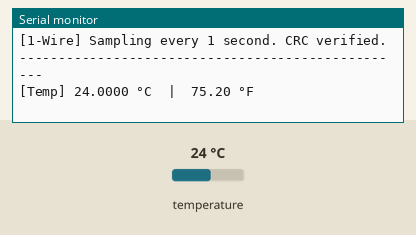
Bench run of a sketch on a simulated Arduino Uno, built with avr-gcc and run on an emulated ATmega328P. Shown: the last lines printed to the serial monitor. Wiring (inferred from the names in the program): DS18B20 sensor: data pin 2. The inputs (shaded band) are chosen by the test bench; at power-on: temperature 24 °C.

Above: at 1.2 s.
1.3 s: temperature set to 12 °C
At 3.0 s:
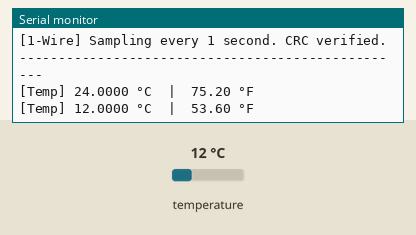
3.7 s: temperature set to 19 °C
At 5.4 s:
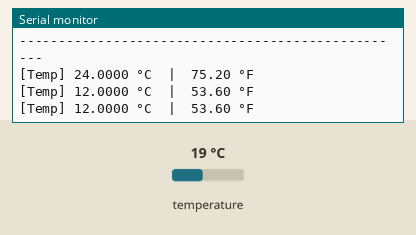
Timing chart, 0 to 6.9 s (numbered marks = the images above; inputs shaded):
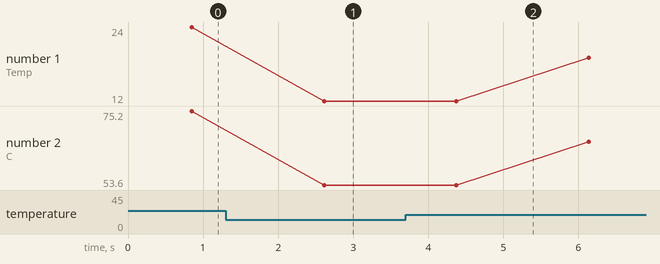

The sketch:

Day_63_DS18B20_1Wire.ino
```cpp
/*
 * 100 Projects with Arduino - Day 63
 * Project: DS18B20 1-Wire Temperature Sensor (1-Wire Protocol from Scratch)
 *
 * DESCRIPTION:
 * This project implements the complete Dallas/Maxim 1-Wire protocol entirely in
 * software (bit-banging), without any library. The DS18B20 digital thermometer
 * communicates over a single data wire using strict timing sequences for:
 *   - Reset Pulse & Presence Detect
 *   - ROM Command: Skip ROM (0xCC) — broadcast to all devices
 *   - Function Command: Convert T (0x44) — start temperature conversion
 *   - Function Command: Read Scratchpad (0xBE) — read 9 bytes including temperature
 *   - CRC-8 (Dallas/Maxim polynomial 0x31) verification of scratchpad data
 *
 * 1-WIRE PROTOCOL TIMING (Standard Speed):
 *   Reset Pulse:       Pull LOW for >= 480 us
 *   Presence Detect:   DS18B20 pulls LOW for 60-240 us after release
 *   Write 1 Bit:       Pull LOW 1-15 us, release, total slot >= 60 us
 *   Write 0 Bit:       Pull LOW for entire slot >= 60 us
 *   Read Bit:          Pull LOW 1-15 us, release, sample within 15 us of start
 *
 * TEMPERATURE REGISTER FORMAT (DS18B20 Scratchpad Bytes 0-1):
 *   Byte 0 = Temperature LSB
 *   Byte 1 = Temperature MSB
 *   Raw 16-bit signed integer, default resolution 12-bit (0.0625°C per count)
 *   Temperature (°C) = raw16bit_signed / 16.0
 *
 * CRC-8 (MAXIM/DALLAS):
 *   Polynomial: x^8 + x^5 + x^4 + 1 = 0x31
 *   Input: first 8 bytes of scratchpad
 *   Expected: equals byte 8 (CRC byte) for valid data
 *
 * WIRING:
 *   DS18B20 VDD  -> 5V (or parasitic power from DQ — see README)
 *   DS18B20 GND  -> GND
 *   DS18B20 DQ   -> D2 (Data pin, with 4.7k pull-up to 5V)
 *   4.7k resistor between DQ and 5V (required!)
 */

// --- 1-WIRE DATA PIN ---
const int OW_PIN = 2;

void setup() {
  Serial.begin(9600);
  Serial.println(F("[1-Wire] DS18B20 Temperature Logger initialized."));
  Serial.println(F("[1-Wire] Sampling every 1 second. CRC verified."));
  Serial.println(F("--------------------------------------------------"));
}

void loop() {
  float tempC = readDS18B20();

  if (tempC == -999.0f) {
    Serial.println(F("[ERROR] No device found or CRC mismatch!"));
  } else {
    float tempF = tempC * 9.0f / 5.0f + 32.0f;
    Serial.print(F("[Temp] "));
    Serial.print(tempC, 4);
    Serial.print(F(" °C  |  "));
    Serial.print(tempF, 2);
    Serial.println(F(" °F"));
  }

  delay(1000);
}

// =============================================================
//  1-WIRE LOW-LEVEL BIT-BANG FUNCTIONS
// =============================================================

// Drive bus LOW (pull-down)
void ow_low() {
  pinMode(OW_PIN, OUTPUT);
  digitalWrite(OW_PIN, LOW);
}

// Release bus (let pull-up pull HIGH)
void ow_release() {
  pinMode(OW_PIN, INPUT);  // Hi-Z, external 4.7k pulls HIGH
}

// Read current bus state
uint8_t ow_read_bit_raw() {
  return digitalRead(OW_PIN);
}

// Reset pulse — returns true if presence detected
bool ow_reset() {
  ow_low();
  delayMicroseconds(480);  // Hold LOW >= 480 us
  ow_release();
  delayMicroseconds(70);                       // Wait for presence pulse start (60 us typical)
  bool presence = (ow_read_bit_raw() == LOW);  // DS18B20 pulls LOW
  delayMicroseconds(410);  // Complete reset window (total >= 480 us from release)
  return presence;
}

// Write a single bit
void ow_write_bit(uint8_t bit) {
  ow_low();
  if (bit) {
    delayMicroseconds(6);  // Short pull for '1': < 15 us
    ow_release();
    delayMicroseconds(64);  // Remainder of 70 us slot
  } else {
    delayMicroseconds(70);  // Hold LOW entire slot for '0'
    ow_release();
    delayMicroseconds(10);
  }
}

// Read a single bit
uint8_t ow_read_bit() {
  ow_low();
  delayMicroseconds(6);  // Initiate read slot
  ow_release();
  delayMicroseconds(9);  // Wait to sample (must be within 15 us of start)
  uint8_t bit = ow_read_bit_raw();
  delayMicroseconds(55);  // Complete 70 us slot
  return bit;
}

// Write one byte (LSB first)
void ow_write_byte(uint8_t data) {
  for (uint8_t i = 0; i < 8; i++) {
    ow_write_bit(data & 0x01);
    data >>= 1;
  }
}

// Read one byte (LSB first)
uint8_t ow_read_byte() {
  uint8_t data = 0;
  for (uint8_t i = 0; i < 8; i++) {
    data |= (ow_read_bit() << i);
  }
  return data;
}

// =============================================================
//  CRC-8 (DALLAS/MAXIM, POLYNOMIAL 0x31)
// =============================================================
uint8_t crc8(uint8_t *buf, uint8_t len) {
  uint8_t crc = 0;
  for (uint8_t i = 0; i < len; i++) {
    uint8_t byte = buf[i];
    for (uint8_t j = 0; j < 8; j++) {
      uint8_t mix = (crc ^ byte) & 0x01;
      crc >>= 1;
      if (mix) crc ^= 0x8C;  // Reflected 0x31
      byte >>= 1;
    }
  }
  return crc;
}

// =============================================================
//  HIGH-LEVEL: READ DS18B20 TEMPERATURE
// =============================================================
float readDS18B20() {
  // Step 1: Reset + presence check
  if (!ow_reset()) return -999.0f;

  // Step 2: Skip ROM (address all devices)
  ow_write_byte(0xCC);

  // Step 3: Start temperature conversion
  ow_write_byte(0x44);

  // Step 4: Wait for conversion (750 ms max for 12-bit)
  delay(750);

  // Step 5: Reset again, skip ROM, read scratchpad
  if (!ow_reset()) return -999.0f;
  ow_write_byte(0xCC);
  ow_write_byte(0xBE);  // Read Scratchpad command

  // Step 6: Read 9 bytes of scratchpad
  uint8_t scratchpad[9];
  for (uint8_t i = 0; i < 9; i++) {
    scratchpad[i] = ow_read_byte();
  }

  // Step 7: Verify CRC
  if (crc8(scratchpad, 8) != scratchpad[8]) {
    return -999.0f;  // CRC mismatch
  }

  // Step 8: Convert raw to temperature
  int16_t raw = (int16_t)((scratchpad[1] << 8) | scratchpad[0]);
  return (float)raw / 16.0f;  // 12-bit resolution: 0.0625°C per LSB
}
```

Measured:
- after the input at 1.3 s, the serial monitor: prints a new line after 1.3 s (image 1)
- plotted number 1: 24 → 12 after the input at 1.3 s, 12 → 19 after the input at 3.7 s
- plotted number 2: 75.2 → 53.6 after the input at 1.3 s, 53.6 → 66.2 after the input at 3.7 s
